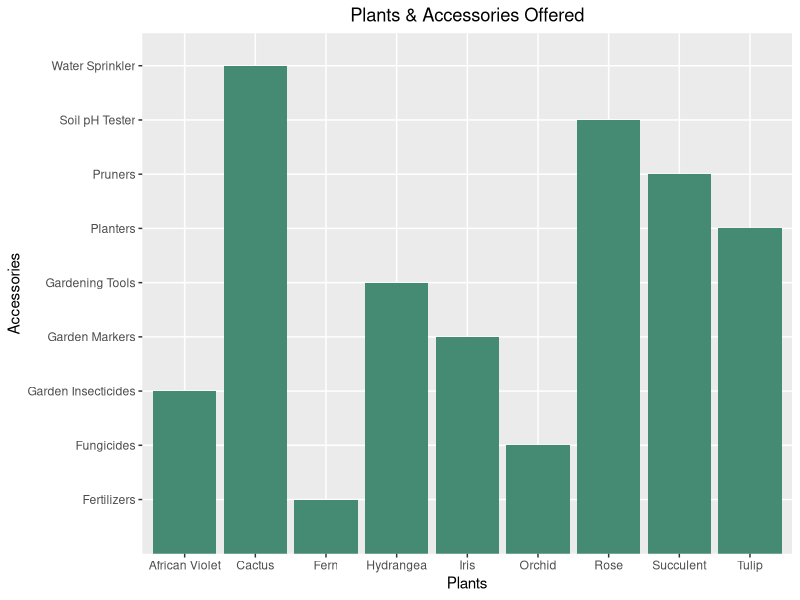

The R script that drew this image: (Note: this script raises an error after producing the figure.)
#1
#create a vector of plants
plants <- c('Tulip', 'Hydrangea', 'Fern', 'Rose', 'Iris', 'Succulent', 'Cactus', 'Orchid', 'African Violet')

#2
#create a vector of plant accessories
accessories <- c('Planters', 'Gardening Tools', 'Fertilizers', 'Soil pH Tester', 'Garden Markers', 'Pruners', 'Water Sprinkler', 'Fungicides', 'Garden Insecticides')

#3
#create a data frame with plants and accessories
plant_accessories <- data.frame('Plants' = plants, 'Accessories' = accessories)

#4
#install packages
install.packages('ggplot2')
install.packages('dplyr')

#5
#load packages
library(ggplot2)
library(dplyr)

#6
#create a bar plot to graph the different plants and accessories offered
ggplot(plant_accessories, aes(x = Plants, y = Accessories)) + 
  geom_bar(stat="identity", fill="aquamarine4") + 
  ggtitle("Plants & Accessories Offered") +
  ylab("Accessories") +
  xlab("Plants") + 
  theme(plot.title = element_text(hjust = 0.5)) 

#7
#create a function to calculate the total cost of plants and accessories
calcTotalCost <- function(price_plants, price_accessories) {  
  total_cost <- price_plants + price_accessories
  return(total_cost)
}

#8
#create a function to calculate the discounts available
calcDiscounts <- function(total_cost) {
  discount <- total_cost * 0.1
  return(discount)
}

#9
#create the price vector of plants
price_plants <- c(5.00, 10.00, 15.00, 20.00, 25.00, 30.00, 35.00, 40.00, 45.00)

#10
#create the price vector of accessories
price_accessories <- c(15.00, 20.00, 25.00, 30.00, 35.00, 40.00, 45.00, 50.00, 55.00)

#11
#create a vector of names for each of the plants
names_plants <- c('Tulip', 'Hydrangea', 'Fern', 'Rose', 'Iris', 'Succulent', 'Cactus', 'Orchid', 'African Violet')

#12
#create a vector of names for each of accessories
names_accessories <- c('Planters', 'Gardening Tools', 'Fertilizers', 'Soil pH Tester', 'Garden Markers', 'Pruners', 'Water Sprinkler', 'Fungicides', 'Garden Insecticides')

#13
#create a data frame with plants, accessories, prices, and names
plant_access_price_name <- data.frame('Plants' = plants, 'Accessories' = accessories, 'Price_Plants' = price_plants, 'Price_Accessories' = price_accessories, 'Name_Plants' = names_plants, 'Name_Accessories' = names_accessories)

#14 
#calculate total cost of plants and accessories
total_cost <- calcTotalCost(price_plants, price_accessories)

#15
#calculate discounts available
discount <- calcDiscounts(total_cost)

#16
#create a data frame of the total cost and discounts 
cost_discounts <- data.frame('Total_Cost' = total_cost, 'Discounts' = discount)

#17
#install the packages
install.packages('ggridges')
install.packages('ggpubr')

#18
#load packages
library(ggridges)
library(ggpubr)

#19
#create a ridgeline plot to visualize the total cost and discounts
ggplot(cost_discounts, aes(x = Total_Cost, y = Discounts)) + 
  geom_ridgeline_gradient(aes(fill = Discounts)) + 
  scale_x_continuous(breaks = gallery$breaks, labels = gallery$labels) + 
  labs(title = "Total Cost & Discounts") + 
  xlab("Total Cost") + 
  ylab("Discounts") + 
  theme_ridges()

#20
#promote website and social media 
#create a website 
#create social media links 
#share on social media 
#use hashtags for promotion 
#send emails to potential customers 
#advertise on online directories 
#attend local community events 
#create promotional materials 
#collaborate with other local businesses 
#start a blog 
#develop an email marketing campaign 
#start a YouTube channel 
#create a loyalty rewards program 
#organize an online contest 
#give out coupons and discounts 
#create videos to showcase the nursery 
#run an influencer marketing campaign 
#engage with customers on social media 
#develop a referral program 
#partner with local organizations 
#attend trade shows